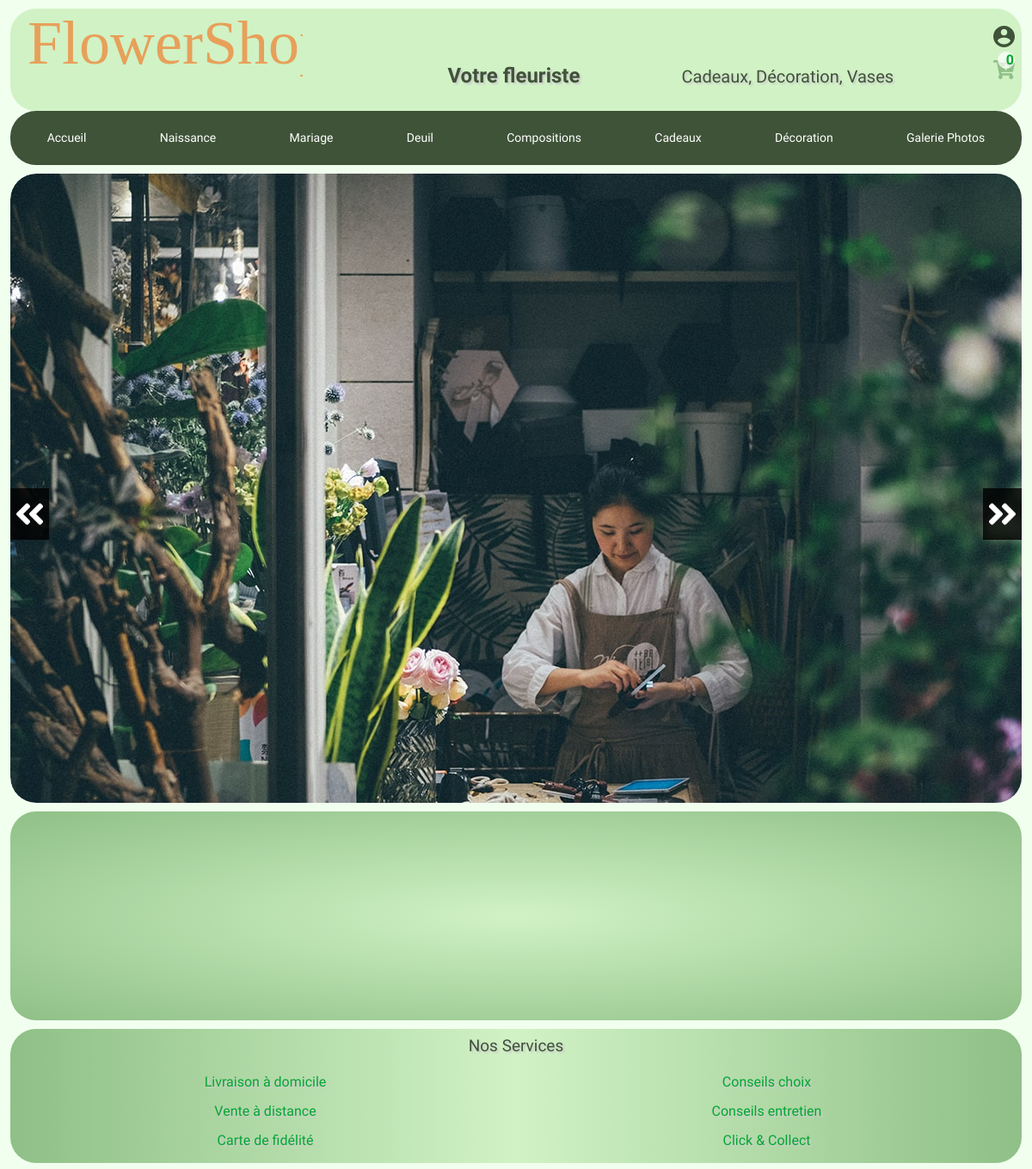
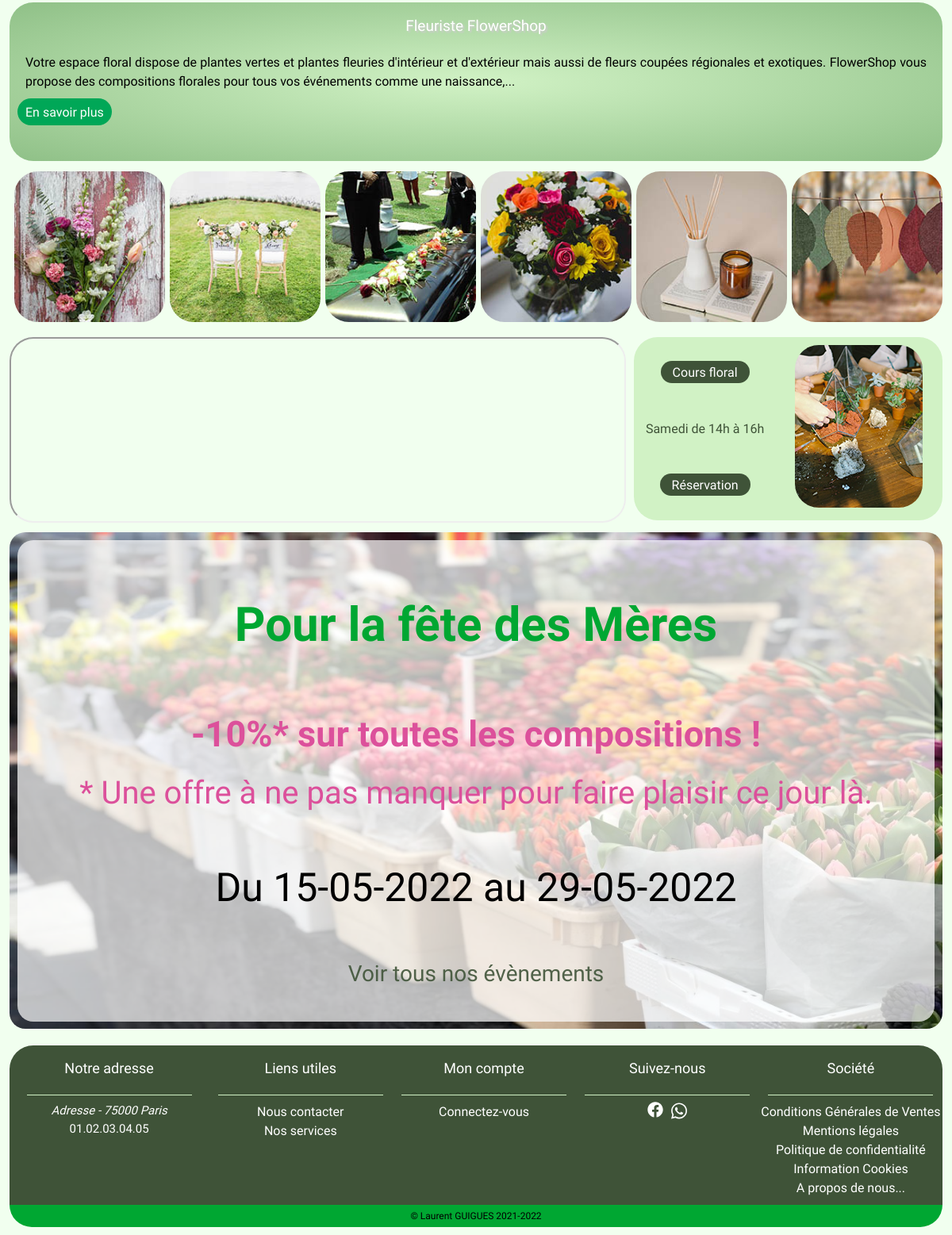
The page / on the database its author committed (2 pictures, top to bottom).
### tables this page shows
CREATE TABLE `category` (
  `id` int(10) NOT NULL,
  `id_category` int(10) DEFAULT NULL,
  `category_name` varchar(255) DEFAULT NULL,
  `title_category` varchar(255) DEFAULT NULL,
  `text_category` text,
  `category_product` int(11) DEFAULT NULL,
  `name_img_category` varchar(255) DEFAULT NULL
);

CREATE TABLE `shop_service` (
  `id_service` int(10) NOT NULL,
  `title_service` varchar(255) NOT NULL,
  `description_service` text NOT NULL,
  `active` int(1) DEFAULT NULL
);

CREATE TABLE `content` (
  `id_page` int(10) NOT NULL,
  `title_content` varchar(255) DEFAULT NULL,
  `text_content` text,
  `img_content` varchar(255) DEFAULT NULL,
  `deletable` int(11) DEFAULT NULL,
  `active` int(11) DEFAULT NULL,
  `id_location` int(10) DEFAULT '0',
  `date_add` date DEFAULT NULL,
  `date_upd` date DEFAULT NULL
);

CREATE TABLE `flower_workshop` (
  `id_work` int(10) NOT NULL,
  `id_day` varchar(10) DEFAULT NULL,
  `work_date` date NOT NULL,
  `time_start` text,
  `time_end` int(11) DEFAULT NULL,
  `max_space` int(10) DEFAULT NULL,
  `space_available` int(10) DEFAULT NULL,
  `price_tax` decimal(10,2) DEFAULT NULL,
  `active` int(11) DEFAULT NULL,
  `cancel` int(10) NOT NULL DEFAULT '0'
);

CREATE TABLE `shop_days` (
  `id_day` int(11) DEFAULT NULL,
  `name_shop_day` varchar(50) DEFAULT NULL
);

CREATE TABLE `shop_event` (
  `id_event` int(11) NOT NULL,
  `title_shop_event` varchar(255) DEFAULT NULL,
  `description_shop_event` text,
  `event_start` date DEFAULT NULL,
  `event_end` date DEFAULT NULL,
  `img_event_large` varchar(255) DEFAULT NULL,
  `img_event_medium` varchar(255) DEFAULT NULL,
  `img_event_miniature` varchar(255) DEFAULT NULL,
  `active` int(1) DEFAULT NULL,
  `date_add` date DEFAULT NULL,
  `date_upd` date DEFAULT NULL
);

CREATE TABLE `shop` (
  `id` int(10) NOT NULL,
  `id_gender` int(10) NOT NULL,
  `lastname` varchar(255) DEFAULT NULL,
  `firstname` varchar(255) DEFAULT NULL,
  `capacity` varchar(255) DEFAULT NULL,
  `company` varchar(255) DEFAULT NULL,
  `addresse` varchar(255) DEFAULT NULL,
  `zip_code` varchar(5) DEFAULT NULL,
  `city` varchar(255) DEFAULT NULL,
  `country` varchar(255) DEFAULT NULL,
  `phone` varchar(14) DEFAULT NULL,
  `siret` varchar(14) DEFAULT NULL,
  `rcs` varchar(255) DEFAULT NULL,
  `localization_map` longtext,
  `homepage_teaser_title` varchar(255) DEFAULT NULL
);

CREATE TABLE `social_network` (
  `id` int(10) NOT NULL,
  `network_name` varchar(255) DEFAULT NULL,
  `network_url` varchar(255) DEFAULT NULL,
  `network_img` varchar(255) DEFAULT NULL,
  `network_description` varchar(45) DEFAULT NULL,
  `active` tinyint(1) NOT NULL
);

### www/views/templates/layout.phtml (the view, shortened to what the rows shown need)
<!DOCTYPE html>
<html lang="fr">
<head>
    <link rel="stylesheet" href="https://cdnjs.cloudflare.com/ajax/libs/font-awesome/5.15.4/css/all.min.css" />
    <link rel="stylesheet" type="text/css" href="www/assets/css/normalize.css">
    <link rel="stylesheet" type="text/css" href="www/assets/css/theme.css">
</head>
<body class="scroll">
    <div class="container">
        <header>
            <div class="logo"><a class="logo" href="index.php"><img src="www/assets/img/svg/logo/logo.svg" alt="Logo du fleuriste FlowerShop" title="Votre fleuriste FlowerShop"></a>
                <h1>Votre fleuriste</h1>
                <p class="display-desktop-product">Cadeaux, Décoration, Vases</p>
            </div>
            <nav>
                <span id="userMenuClosed" class="icon-account-user">
                    <img src="www/assets/img/svg/icons/<?= !isset($_SESSION['idUser']) ? 'account_offline.svg' : 'account_online.svg' ?>" alt="Connexion espace client" title="<?= !isset($_SESSION['idUser']) ? 'Connectez-vous' : 'Mon compte' ?>">
                </span>
            </nav>
            <div class="icon-cart">
                <a id="cartStatus" href="index.php?page=viewCart" title="Mon panier">
                    <img src="www/assets/img/svg/icons/<?= empty($_SESSION['basket']) ? 'cart_empty.svg' : 'cart_full.svg' ?>" alt="Panier" title="<?= empty($_SESSION['basket']) ? 'Panier vide' : 'Voir votre panier' ?>">
                    <div class="cart-qty">
                        <span id="targetCartQty" class="qty">
                            <?= empty($_SESSION['basket']) ? '0' : '' ?>
                        </span>
                    </div>
                </a>
            </div>
                        <?php foreach ($this->_category->getCategorys() as $linkCategory) : ?>
                            <li><a href="index.php?page=category&id=<?= htmlspecialchars($linkCategory['id_category']) ?>" title="<?= htmlspecialchars($linkCategory['category_name']) ?>"><?= htmlspecialchars($linkCategory['category_name']) ?></a></li>
                        <?php endforeach; ?>
        </header>
        <main class="main-containt">
            <nav class="header-nav-desktop">
                <a class="nav-desktop" href="index.php" title="Accueil">Accueil</a>
                <?php foreach ($this->_category->getCategorys() as $linkCategory) : ?>
                    <a class="nav-desktop" href="index.php?page=category&id=<?= htmlspecialchars($linkCategory['id_category']) ?>" title="<?= htmlspecialchars($linkCategory['category_name']) ?>"><?= htmlspecialchars($linkCategory['category_name']) ?></a>
                <?php endforeach; ?>
            </nav>
            <?php require $template . ".phtml" ?>
        </main>
        <footer>
            <div class="row-footer">
                <section class="footer-address">
                    <h3 class="title-footer">Notre adresse</h3>
                    <div class="tirets"></div>
                    <address><?= htmlspecialchars($this->_shopInformation['addresse']) . " - " . htmlspecialchars($this->_shopInformation['zip_code']) . " " . htmlspecialchars($this->_shopInformation['city']) ?></address>
                    <span><?= htmlspecialchars($this->_shopInformation['phone']) ?></span>
                </section>
                <nav class="footer-nav">
                    <h3 class="title-footer">Liens utiles</h3>
                    <div class="tirets"></div>
                    <ul>
                        <li><a href="index.php?page=contact" title="Nous contacter">Nous contacter</a></li>
                        <li><a href="index.php?page=services" title="Nos services">Nos services</a></li>
                    </ul>
                </nav>
                <nav class="footer-nav">
                    <h3 class="title-footer">Mon compte</h3>
                    <div class="tirets"></div>
                    <ul>
                        <?php if (isset($_SESSION['idUser'])) : ?>
                            <li><a href="index.php?page=customer_account" title="Mon compte">Mon compte</a></li>
                            <li><a href="index.php?page=identity" title="Mes informations">Mes Informations</a></li>
                            <li><a href="index.php?page=userAddress" title="Mes adresses">Mes adresses</a></li>
                            <li><a href="index.php?page=myOrders" title="Mes commandes">Mes commandes</a></li>
                            <li><a href="index.php?page=myBookingsFlowerWorkshop" title="Mes ateliers">Mes ateliers</a></li>
                            <li><a href="index.php?page=myMessages" title="Mes messages">Mes messages</a></li>
                            <li><a href="index.php?page=disconnection" title="Déconnexion">Déconnexion</a></li>
                        <?php else : ?>
                            <li><a href="index.php?page=authentification" title="Connectez-vous">Connectez-vous</a></li>
                        <?php endif; ?>
                    </ul>
                </nav>
                <section class="icon-social">
                    <h3 class="title-footer">Suivez-nous</h3>
                    <div class="tirets"></div>
                    <div class="icons">
                        <?php foreach ($this->_socialNetwork->getActiveSocialNetworks() as $socialNetwork) : ?>
                            <a href="<?= htmlspecialchars($socialNetwork['network_url']) ?>" title="<?= htmlspecialchars($socialNetwork['network_url']) ?>">
                                <img class="social-icons" src="www/assets/img/svg/icons/<?= htmlspecialchars($socialNetwork['network_img']) ?>" alt="<?= htmlspecialchars($socialNetwork['network_description']) ?>" title="<?= htmlspecialchars($socialNetwork['network_name']) ?>">
                            </a>
                        <?php endforeach; ?>
                    </div>
                </section>
                <nav class="footer-nav">
                    <h3 class="title-footer">Société</h3>
                    <div class="tirets"></div>
                    <ul>
                        <?php foreach ($this->_content->getLinksFooterByLocation($idLocation = 6) as $linkFooter) : ?>
                            <li><a href="index.php?page=static&id=<?= htmlspecialchars($linkFooter['id_page']) ?>" title="<?= htmlspecialchars($linkFooter['title_content']) ?>"><?= htmlspecialchars($linkFooter['title_content']) ?></a></li>
                        <?php endforeach; ?>
                    </ul>
                </nav>
            </div>
            <div class="copyright">
                <span>&copy;<a href="https://www.linkedin.com/in/laurent-guigues-25939b69/" title="Copyright Laurent GUIGUES"> Laurent GUIGUES 2021-<?= date('Y') ?></a></span>
            </div>
        </footer>
    </div>
</body>
</html>

### www/views/home/home.phtml (shortened to what the rows shown need)
<article>
    <div class="position-desktop">
        <div class="home-slider">
            <div id="slider" class="slider">
                <img class="slide-1" src="www/assets/img/slider/interieur_1400.jpg" alt="Intérieur de la boutique">
            </div>
            <div id="arrowBack" class="left-arrow"></div>
            <div id="arrowForward" class="right-arrow"></div>
        </div>
        <div class="title-presentation">
        </div>
        <div class="container-services-custom">
            <section class="block-services">
                <h2>Nos Services</h2>
                <ul>
                    <?php foreach($shopServices as $service) : ?>
                    <li class="custom-services"><a href="index.php?page=services" title="<?= htmlspecialchars($service['title_service']) ?>"><?= htmlspecialchars($service['title_service']) ?></a></li>
                    <?php endforeach; ?>
                </ul>
            </section>
            <section class="main-custom-block-home">
                <h2 class="customize-title-text-shop-presentation txt-shadow"><?= htmlspecialchars($customizeText['title_content']) ?></h2>
                <div class="customize-text-shop-presentation"><?= strip_tags(substr($customizeText['text_content'],0,295)."...",$tags) ?></div>
                <a href="index.php?page=static&id=<?= htmlspecialchars($customizeText['id_page']) ?>" class="read-more" title="En savoir plus">En savoir plus</a>
            </section>
        </div>
        <div class="container-map-lesson-gallery">
            <div class="container-map-lesson">
                <div class="block-maps">
                    <iframe sandbox="allow-scripts" class="maps" src="<?= htmlspecialchars($this ->_shopInformation['localization_map']) ?>" width="600" height="400" allowfullscreen="" loading="lazy"></iframe>
                    </div>
                    <section class="block-form-lesson">
                    <div class="lesson-information">
                        <div class="lesson-title">
                            <h2>Cours floral</h2>
                        </div>
                        <div class="lesson-work">
                            <?php foreach($floralWorkshopInformations as $floralWorkshopInformation) : ?>
                            <p class="text-booking text-align-center">
                            <span class="day"><?= htmlspecialchars($floralWorkshopInformation['name_shop_day']) ?></span>
                            <span class="day hour">de</span>
                            <span class="hour"><?= htmlspecialchars($floralWorkshopInformation['time_start']).'h à '.htmlspecialchars($floralWorkshopInformation['time_end']).'h' ?></span>
                            </p>
                            <?php endforeach; ?>
                        </div>
                        <div class="action-lesson">
                            <a href="index.php?<?= isset($_SESSION['idUser']) ? 'page=myBookingsFlowerWorkshop' : 'page=authentification' ?>" class="booking" title="<?= isset($_SESSION['idUser']) ? 'Mes ateliers' : 'Réservation' ?>"><?= isset($_SESSION['idUser']) ? 'Mes ateliers' : 'Réservation' ?></a>
                        </div>
                    </div>
                    <div class="hidden-mobile-image">
                        <img class="lesson-image" src="www/assets/img/img_lesson.jpg" alt="Un cour floral chez FlowerShop">
                    </div>
                </section>
            </div>
            <div class="container-blocks-gallery">
                <div class="block-gallery">
                    <?php foreach($imagesCategorys as $imageCategory) : ?>
                    <a href="index.php?page=category&id=<?= htmlspecialchars($imageCategory['id_category']) ?>" title="<?= htmlspecialchars($imageCategory['title_category']) ?>"><img class="min-gallery" src="www/assets/img/category/<?= htmlspecialchars($imageCategory['name_img_category']) ?>" alt="<?= htmlspecialchars($imageCategory['title_category']) ?>"></a>
                    <?php endforeach; ?>
                </div>
            </div>
        </div>
        <?php if(isset($event['id_event'])) : ?>
        <div class="event">
            <div class="event-img">
                <img class="img-event" src="www/assets/img/event/large/<?= htmlspecialchars($event['img_event_large']) ?>" alt="<?= htmlspecialchars($event['title_shop_event']) ?>">
                <div class="customize-event">
                    <h2 class="title-event"><?= htmlspecialchars($event['title_shop_event']) ?></h2>
                    <div class="description-event">
                        <?= strip_tags($event['description_shop_event'],$tags) ?>
                    </div>
                    <div class="date-event">
                        <h2>Du <?= htmlspecialchars(date('d-m-Y', strtotime($event['event_start']))) ?> au <?= htmlspecialchars(date('d-m-Y',strtotime($event['event_end']))) ?></h2>
                    </div>
                    <div class="link-events">
                        <a href="index.php?page=shopEvents" title="Retrouvez tous nos évènements">Voir tous nos évènements</a>
                    </div>
                </div>
            </div>
        </div>
        <?php endif; ?>
    </div>
</article>

### rows shown on the page
category: category_name "Naissance", name_img_category (picture)
category: category_name "Mariage", name_img_category (picture)
category: category_name "Deuil", name_img_category (picture)
category: category_name "Compositions", name_img_category (picture)
category: category_name "Cadeaux", name_img_category (picture)
category: category_name "Décoration", name_img_category (picture)
category: category_name "Galerie Photos"
shop_service: title_service "Livraison à domicile"
shop_service: title_service "Vente à distance"
shop_service: title_service "Carte de fidélité"
shop_service: title_service "Conseils choix"
shop_service: title_service "Conseils entretien"
shop_service: title_service "Click & Collect"
content: title_content "Fleuriste FlowerShop", text_content "Votre espace floral dispose de plantes vertes et plantes fleuries d'intérieur et d'extérieur mais aussi de fleurs coupées régionales et exotiques. FlowerShop vous propose des compositions florales pour tous vos événements comme une naissance,..."
flower_workshop: id_day.name_shop_day "Samedi", time_start "14", time_end "16"
shop_event: img_event_large (picture), title_shop_event "Pour la fête des Mères", description_shop_event "-10%* sur toutes les compositions ! * Une offre à ne pas manquer pour faire plaisir ce jour là.", event_start "15-05-2022", event_end "29-05-2022"
shop: addresse "Adresse", zip_code "75000", city "Paris", phone "01.02.03.04.05"
social_network: network_img (picture)
social_network: network_img (picture)
content: title_content "Conditions Générales de Ventes"
content: title_content "Mentions légales"
content: title_content "Politique de confidentialité"
content: title_content "Information Cookies"
content: title_content "A propos de nous..."
